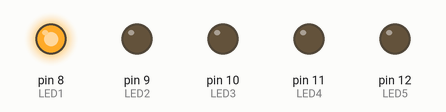
Recording of a sketch running on a simulated Arduino Uno, built with avr-gcc and run on an emulated ATmega328P. Parts: output pins drawn as LEDs (lit = HIGH).

Above: at 0.1 s.
At 0.5 s:
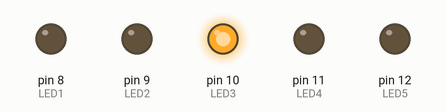
At 1.3 s:
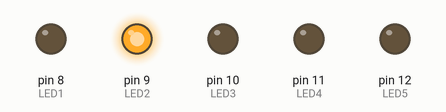
At 1.9 s:
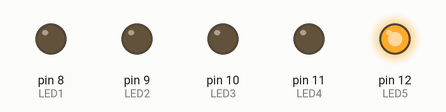
At 2.7 s:
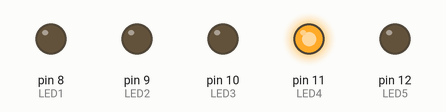
Timing chart, 0 to 3.0 s (numbered marks = the images above):
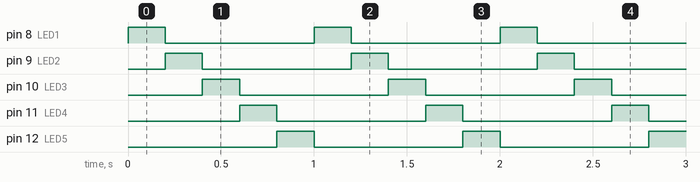

The sketch:

ledlist1.ino
```cpp
const byte LED1 = 8;
const byte LED2 = 9;
const byte LED3 = 10;
const byte LED4 = 11;
const byte LED5 = 12;

byte leds[] = {LED1, LED2, LED3, LED4, LED5};

void setup() {
  // put your setup code here, to run once:
  pinMode(LED1, OUTPUT);
  pinMode(LED2, OUTPUT);
  pinMode(LED3, OUTPUT);
  pinMode(LED4, OUTPUT);
  pinMode(LED5, OUTPUT);
}

void loop() {
  // put your main code here, to run repeatedly:

    digitalWrite(LED1,HIGH);
    digitalWrite(LED2,LOW);
    digitalWrite(LED3,LOW);
    digitalWrite(LED4,LOW);
    digitalWrite(LED5,LOW);
    delay(200);

    digitalWrite(LED1,LOW);
    digitalWrite(LED2,HIGH);
    digitalWrite(LED3,LOW);
    digitalWrite(LED4,LOW);
    digitalWrite(LED5,LOW);
    delay(200);

    digitalWrite(LED1,LOW);
    digitalWrite(LED2,LOW);
    digitalWrite(LED3,HIGH);
    digitalWrite(LED4,LOW);
    digitalWrite(LED5,LOW);
    delay(200);

    digitalWrite(LED1,LOW);
    digitalWrite(LED2,LOW);
    digitalWrite(LED3,LOW);
    digitalWrite(LED4,HIGH);
    digitalWrite(LED5,LOW);
    delay(200);

    digitalWrite(LED1,LOW);
    digitalWrite(LED2,LOW);
    digitalWrite(LED3,LOW);
    digitalWrite(LED4,LOW);
    digitalWrite(LED5,HIGH);
    delay(200);
}
```

Measured:
- by itself, pin 8 (LED1), pin 9 (LED2), pin 10 (LED3), pin 11 (LED4), pin 12 (LED5): alternates HIGH for 0.20 s and LOW for 0.80 s
- by itself, everything shown: repeats every 1.0 s, in 5 steps
